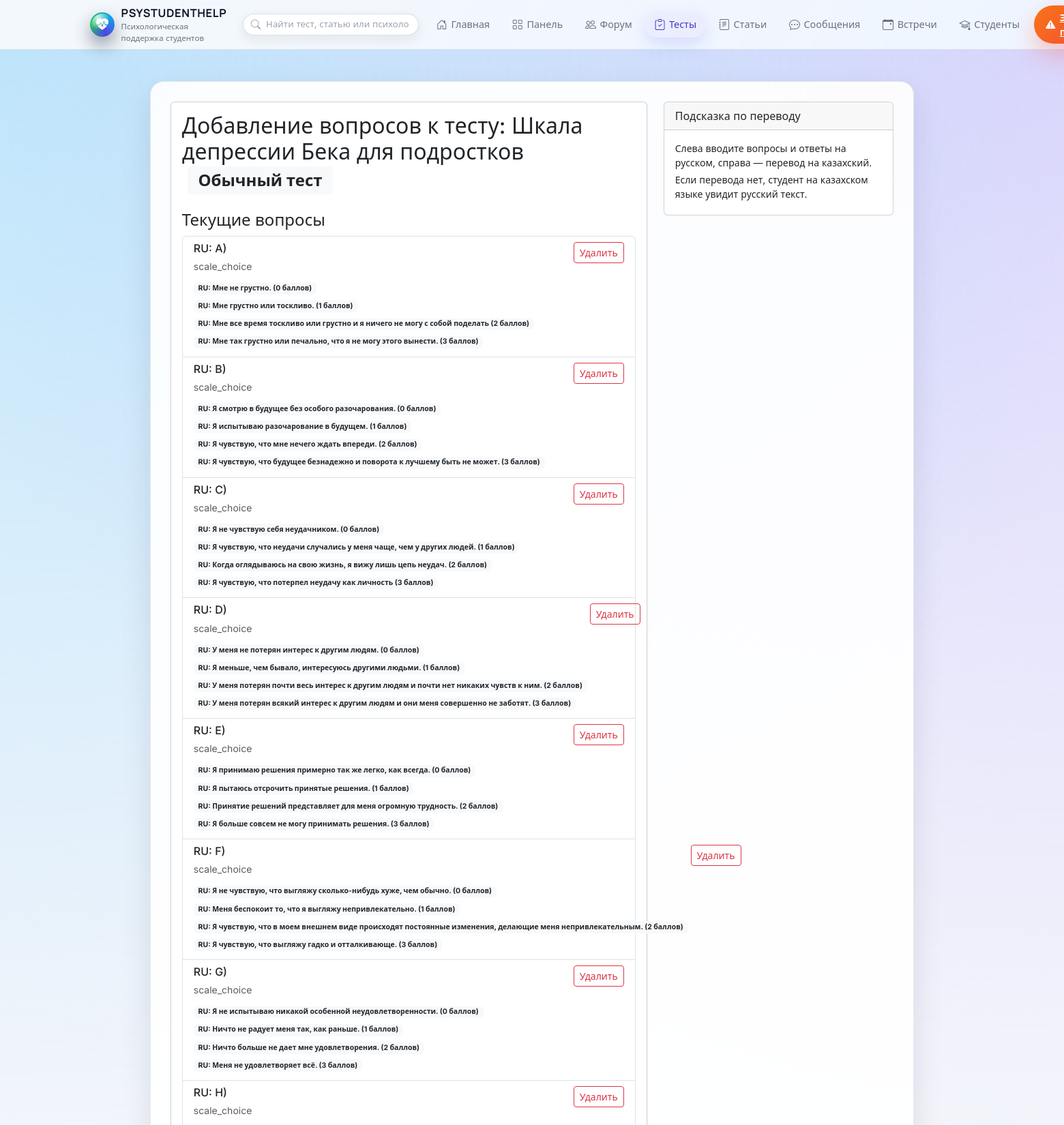
The app's page /tests/3/questions (signed in, upper part) with its own data.
### models.py (models this page shows)
class Test(db.Model):
    __tablename__ = 'test'
    id = db.Column(db.Integer, primary_key=True)
    title = db.Column(db.String(200), nullable=False)
    description = db.Column(db.Text)
    title_kk = db.Column(db.String(200))        # может быть NULL
    description_kk = db.Column(db.Text)
    test_type = db.Column(db.String(20), nullable=False, default='classic')
    user_id = db.Column(db.Integer, db.ForeignKey('user.id'), nullable=False)
    created_at = db.Column(db.DateTime, default=datetime.utcnow)
    is_active = db.Column(db.Boolean, default=True)
    questions = db.relationship(
        'Question',
        backref='test',
        lazy=True,
        cascade='all, delete-orphan'
    )
    results = db.relationship(
        'TestResult',
        backref='test',
        lazy=True,
        cascade='all, delete-orphan'
    )
    interpretations = db.relationship(
        'TestInterpretation',
        backref='test',
        lazy=True,
        cascade='all, delete-orphan',
        order_by='TestInterpretation.min_score'
    )
    scale_options = db.relationship(
        'TestScaleOption',
        backref='test',
        lazy=True,
        cascade='all, delete-orphan',
        order_by='TestScaleOption.order_index'
    )

class Question(db.Model):
    __tablename__ = 'question'
    id = db.Column(db.Integer, primary_key=True)
    text = db.Column(db.Text, nullable=False)   # RU
    text_kk = db.Column(db.Text)               # KZ
    test_id = db.Column(db.Integer, db.ForeignKey('test.id'), nullable=False)
    question_type = db.Column(db.String(20), nullable=False)
    options = db.relationship(
        'QuestionOption',
        backref='question',
        lazy=True,
        cascade='all, delete-orphan',
    )
    answers = db.relationship(
        'TestAnswer',
        backref='question',
        lazy=True,
        cascade='all, delete-orphan',
    )

class QuestionOption(db.Model):
    __tablename__ = 'question_option'
    id = db.Column(db.Integer, primary_key=True)
    text = db.Column(db.String(200), nullable=False)  # RU
    text_kk = db.Column(db.String(200))              # KZ
    question_id = db.Column(db.Integer, db.ForeignKey('question.id'), nullable=False)
    score = db.Column(db.Integer)

### flask_app.py (the view, shortened to what this page needs)
@app.route('/tests/<int:test_id>/questions', methods=['GET', 'POST'])
@login_required
def add_questions(test_id):
    test = Test.query.get_or_404(test_id)
    if not is_psychologist() or test.user_id != current_user.id:
        abort(403)
    return render_template('add_questions.html', test=test)

### admin.py (called while the page is built)
@admin_bp.before_app_request
def _bootstrap_superadmin_once():
    flag = "SUPERADMIN_BOOTSTRAPPED"
    if not current_app.config.get(flag):
        try:
            ensure_initial_superadmin()
        finally:
            current_app.config[flag] = True

### flask_app.py (called while the page is built)
@login_manager.user_loader
def load_user(user_id: str):
    try:
        return User.query.get(int(user_id))
    except (TypeError, ValueError):
        return None

def is_psychologist() -> bool:
    return current_user.is_authenticated and current_user.role == 'psychologist'

def get_current_user():
    return current_user if current_user.is_authenticated else None

### templates/add_questions.html (shortened to what this page needs)
{% extends "base.html" %}
{% block content %}
<div class="row">
  <div class="col-md-8">
    <div class="card shadow-sm mb-4">
      <div class="card-body">
        <h2 class="card-title mb-4">
          Добавление вопросов к тесту:
          {{ test.title }}{% if test.title_kk %} / {{ test.title_kk }}{% endif %}
          <span class="badge bg-light text-dark ms-2">
            {{ 'Обычный тест' if test.test_type=='classic' else 'Шкаловая методика' }}
          </span>
        </h2>
        {% if test.questions %}
        <div class="mb-4">
          <h4>Текущие вопросы</h4>
          <div class="list-group mb-3">
            {% for question in test.questions %}
            <div class="list-group-item">
              <div class="d-flex justify-content-between align-items-start">
                <div>
                  <h6 class="mb-1">RU: {{ question.text }}</h6>
                  <small class="text-muted">{{ question.question_type }}</small>
                  {% if question.options %}
                  <div class="mt-2">
                    {% for option in question.options %}
                    <div class="small mb-1">
                      <span class="badge bg-light text-dark me-1">
                        RU: {{ option.text }} ({{ option.score }} баллов)
                      </span>
                    </div>
                    {% endfor %}
                  </div>
                  {% endif %}
                </div>
                <form action="{{ url_for('add_questions', test_id=test.id) }}" method="POST">
                  <button type="submit" class="btn btn-sm btn-outline-danger">
                    Удалить
                  </button>
                </form>
              </div>
            </div>
            {% endfor %}
          </div>
        </div>
        {% endif %}
      </div>
    </div>
  </div>
  <div class="col-md-4">
    <div class="card">
      <div class="card-header">
        Подсказка по переводу
      </div>
      <div class="card-body small">
        <p class="mb-1">Слева вводите вопросы и ответы на русском, справа — перевод на казахский.</p>
        <p class="mb-1">Если перевода нет, студент на казахском языке увидит русский текст.</p>
      </div>
    </div>
  </div>
</div>
{% endblock %}

### static/css/style.css (style rules this page uses)
:root { --app-bg: #f3f5fb; --app-bg-alt: #e9edf9; --app-bg-soft: #f9fafb; --app-surface: #ffffff; --app-surface-soft: rgba(255, 255, 255, 0.92); --app-border-subtle: rgba(148, 163, 184, 0.25); --app-border-strong: rgba(15, 23, 42, 0.12); --app-primary: #4f46e5; --app-primary-soft: rgba(79, 70, 229, 0.09); --app-primary-strong: #4338ca; --app-accent: #f97316; --app-accent-soft: rgba(249, 115, 22, 0.08); --app-success: #22c55e; --app-danger: #ef4444; --app-warning: #eab308; --app-info: #0ea5e9; --app-text-main: #0f172a; --app-text-muted: #6b7280; --app-text-soft: #9ca3af; --app-radius-xl: 26px; --app-radius-lg: 20px; --app-radius-md: 14px; --app-radius-sm: 10px; --app-radius-pill: 999px; --app-shadow-soft: 0 18px 45px rgba(15, 23, 42, 0.10); --app-shadow-elevated: 0 28px 70px rgba(15, 23, 42, 0.18); --app-shadow-subtle: 0 10px 30px rgba(15, 23, 42, 0.06); --app-header-height: 72px; --app-transition-fast: 0.16s ease-out; --app-transition-med: 0.22s ease-out; }
*, *::before, *::after { box-sizing: border-box; }
html { scroll-behavior: smooth; }
body.app-shell { margin: 0; min-height: 100vh; display: flex; flex-direction: column; background: radial-gradient(circle at 0% 0%, rgba(125, 211, 252, 0.45) 0, transparent 42%), radial-gradient(circle at 100% 0%, rgba(196, 181, 253, 0.5) 0, transparent 42%), radial-gradient(circle at 0% 100%, rgba(251, 191, 36, 0.2) 0, transparent 48%), var(--app-bg); font-family: "Inter", system-ui, -apple-system, BlinkMacSystemFont, "Segoe UI", sans-serif; color: var(--app-text-main); }

### records on screen
Test: title "Шкала депрессии Бека для подростков", test_type "Обычный тест"
Question: text "A)", question_type "scale_choice"
QuestionOption: text "Мне не грустно.", score "0"
QuestionOption: text "Мне грустно или тоскливо.", score "1"
QuestionOption: text "Мне все время тоскливо или грустно и я ничего не могу с собой поделать", score "2"
QuestionOption: text "Мне так грустно или печально, что я не могу этого вынести.", score "3"
Question: text "B)", question_type "scale_choice"
QuestionOption: text "Я смотрю в будущее без особого разочарования.", score "0"
QuestionOption: text "Я испытываю разочарование в будущем.", score "1"
QuestionOption: text "Я чувствую, что мне нечего ждать впереди.", score "2"
QuestionOption: text "Я чувствую, что будущее безнадежно и поворота к лучшему быть не может.", score "3"
Question: text "C)", question_type "scale_choice"
QuestionOption: text "Я не чувствую себя неудачником.", score "0"
QuestionOption: text "Я чувствую, что неудачи случались у меня чаще, чем у других людей.", score "1"
QuestionOption: text "Когда оглядываюсь на свою жизнь, я вижу лишь цепь неудач.", score "2"
QuestionOption: text "Я чувствую, что потерпел неудачу как личность", score "3"
Question: text "D)", question_type "scale_choice"
QuestionOption: text "У меня не потерян интерес к другим людям.", score "0"
QuestionOption: text "Я меньше, чем бывало, интересуюсь другими людьми.", score "1"
QuestionOption: text "У меня потерян почти весь интерес к другим людям и почти нет никаких чувств к ним.", score "2"
QuestionOption: text "У меня потерян всякий интерес к другим людям и они меня совершенно не заботят.", score "3"
Question: text "E)", question_type "scale_choice"
QuestionOption: text "Я принимаю решения примерно так же легко, как всегда.", score "0"
QuestionOption: text "Я пытаюсь отсрочить принятые решения.", score "1"
QuestionOption: text "Принятие решений представляет для меня огромную трудность.", score "2"
QuestionOption: text "Я больше совсем не могу принимать решения.", score "3"
Question: text "F)", question_type "scale_choice"
QuestionOption: text "Я не чувствую, что выгляжу сколько-нибудь хуже, чем обычно.", score "0"
QuestionOption: text "Меня беспокоит то, что я выгляжу непривлекательно.", score "1"
QuestionOption: text "Я чувствую, что в моем внешнем виде происходят постоянные изменения, делающие меня непривлекательным.", score "2"
QuestionOption: text "Я чувствую, что выгляжу гадко и отталкивающе.", score "3"
Question: text "G)", question_type "scale_choice"
QuestionOption: text "Я не испытываю никакой особенной неудовлетворенности.", score "0"
QuestionOption: text "Ничто не радует меня так, как раньше.", score "1"
QuestionOption: text "Ничто больше не дает мне удовлетворения.", score "2"
QuestionOption: text "Меня не удовлетворяет всё.", score "3"
Question: text "H)", question_type "scale_choice"
